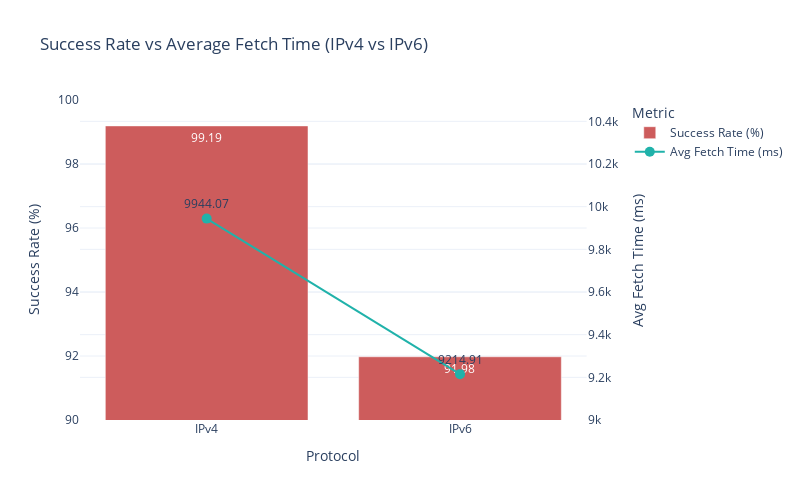

This figure's notebook cell:
### Markdown cell above
####  Bar Chart: Success Rate and Average Fetch Time for Uploading Metrics

### Code cell
fig2 = make_subplots(specs=[[{"secondary_y": True}]])
# Bar chart for Success Rate (%) on primary Y-axis
fig2.add_trace(
    go.Bar(
        x=upload_stats_df['Protocol'],
        y=upload_stats_df['Success Rate (%)'],
        name='Success Rate (%)',
        marker_color='indianred',
        text=upload_stats_df['Success Rate (%)'].round(2),
        textposition='auto'
    ),
    secondary_y=False
)

# Line chart with markers for Avg Fetch Time (ms) on secondary Y-axis
fig2.add_trace(
    go.Scatter(
        x=upload_stats_df['Protocol'],
        y=upload_stats_df['Avg Fetch Time (ms)'],
        name='Avg Fetch Time (ms)',
        mode='lines+markers+text',
        marker=dict(color='lightseagreen', size=10),
        line=dict(color='lightseagreen', width=2),
        text=upload_stats_df['Avg Fetch Time (ms)'].round(2),
        textposition='top center'
    ),
    secondary_y=True
)

# Update layout for clarity
fig2.update_layout(
    title='Success Rate vs Average Fetch Time (IPv4 vs IPv6)',
    xaxis_title='Protocol',
    height=500,
    width=800,
    template='plotly_white',
    legend_title='Metric',
    barmode='group'  # Only affects bars, not the line
)

fig2.update_yaxes(title_text='Success Rate (%)', secondary_y=False, range=[90, 100])  # Adjusted range for better visibility
fig2.update_yaxes(title_text='Avg Fetch Time (ms)', secondary_y=True, range=[9000, 10500])  # Adjusted range

# fig2.write_html("../reports/viz/upload_performance/success_fetch_comparison_corrected.html")

### Figure 1 — Plotly figure (JSON) as saved in the notebook; plotly's stock layout.template omitted (floating-point values rounded to 4 significant figures)
{"data": [{"marker": {"color": "indianred"}, "name": "Success Rate (%)", "text": [99.19, 91.98], "textposition": "auto", "type": "bar", "x": ["IPv4", "IPv6"], "xaxis": "x", "y": [99.19, 91.98], "yaxis": "y"}, {"line": {"color": "lightseagreen", "width": 2}, "marker": {"color": "lightseagreen", "size": 10}, "mode": "lines+markers+text", "name": "Avg Fetch Time (ms)", "text": [9944.0, 9215.0], "textposition": "top center", "type": "scatter", "x": ["IPv4", "IPv6"], "xaxis": "x", "y": [9944.0, 9215.0], "yaxis": "y2"}], "layout": {"barmode": "group", "height": 500, "legend": {"title": {"text": "Metric"}}, "title": {"text": "Success Rate vs Average Fetch Time (IPv4 vs IPv6)"}, "width": 800, "xaxis": {"anchor": "y", "domain": [0, 0.94], "title": {"text": "Protocol"}}, "yaxis": {"anchor": "x", "domain": [0, 1], "range": [90, 100], "title": {"text": "Success Rate (%)"}}, "yaxis2": {"anchor": "x", "overlaying": "y", "range": [9000, 10500], "side": "right", "title": {"text": "Avg Fetch Time (ms)"}}}}
